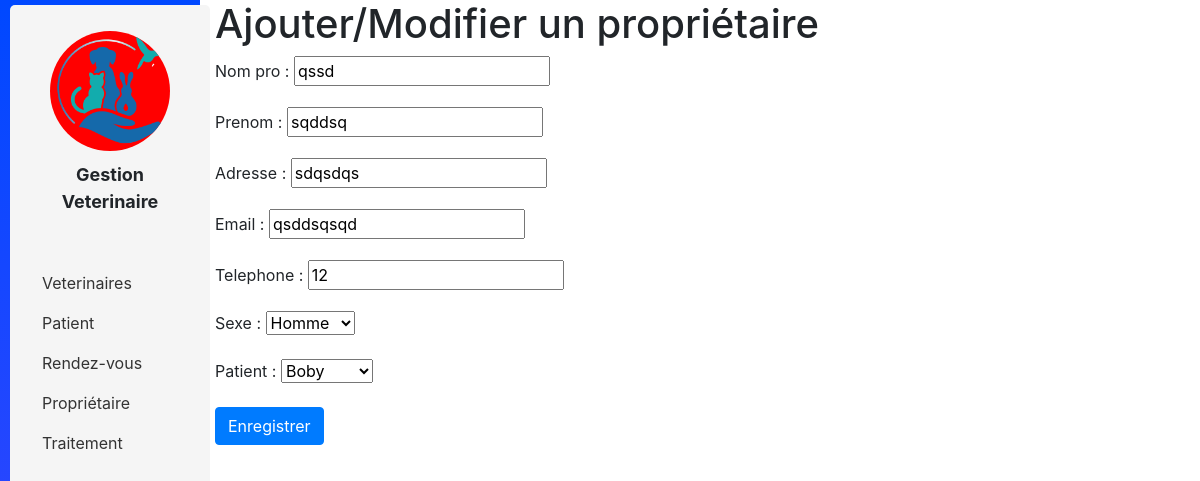
Screenshot of /proprietaire/1/update/ (signed in) with the database file from the repository.
### app_patient/models.py (models this page shows, shortened)
class Proprietaire(models.Model):
    nom_pro=models.CharField(max_length=50)
    prenom=models.CharField(max_length=50)
    adresse=models.CharField(max_length=50)
    email=models.CharField(max_length=50)
    telephone=models.IntegerField()
    patient=models.ForeignKey(Patient, on_delete=models.CASCADE,related_name="prop_patient",default="")
    CHOICE_SEXE = [
        ("homme", "Homme"),
        ("femme", "Femme"),
    ]
    sexe=models.CharField(choices=CHOICE_SEXE, max_length=20)

### app_patient/views.py (the view)
# urls.py: path('proprietaire/<int:pk>/update/', ProprietaireUpdateView.as_view(), name='proprietaire-update'),
class ProprietaireUpdateView(LoginRequiredMixin,UpdateView):
    model = Proprietaire
    fields = ['nom_pro', 'prenom', 'adresse', 'email', 'telephone', 'sexe', 'patient']
    success_url = reverse_lazy('proprietaire-list')
    template_name = "Proprietaire/form.html"

### app_patient/models.py (called while the page is built)
    def __str__(self) -> str:
        return f"{self.nom_pa}"

### app_patient/templates/Proprietaire/form.html (shortened to what this page needs)
{% extends 'base.html' %}
{% block content %}
  <div class="container">
    <h1>Ajouter/Modifier un propriétaire</h1>
    <form method="POST">
      {{ form.as_p }}
      <button type="submit" class="btn btn-primary">Enregistrer</button>
    </form>
  </div>
{% endblock %}

### static/css/style.css (style rules this page uses)
body { display: flex; width: 100%; }
.container { max-height: 500px; overflow: auto; }

### rows the page displays
Proprietaire: nom_pro "qssd", prenom "sqddsq", adresse "sdqsdqs", email "qsddsqsqd", telephone "12", sexe "Homme", patient "Boby"
